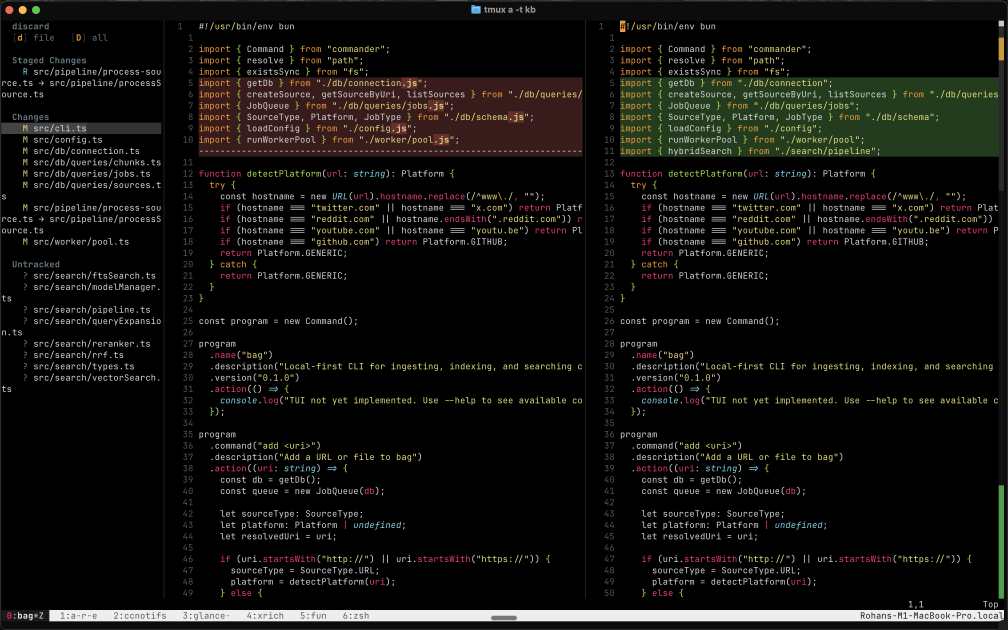
#> input picture assets/readme/source/glance-theme-seti_black.png, 3024 x 1890 px (shown at 1/3 size)
$ python generate_themes.py
#> lines starting #> are read from the running program, lines starting #| are printed output that depends on the picture
from __future__ import annotations

import argparse
from pathlib import Path

from PIL import Image, ImageDraw, ImageFont

SCRIPT_DIR = Path(__file__).resolve().parent
DEFAULT_SETI_INPUT = SCRIPT_DIR / "source" / "glance-theme-seti_black.png"
DEFAULT_LIGHT_INPUT = SCRIPT_DIR / "source" / "glance-theme-one_light.png"
DEFAULT_OUTPUT = SCRIPT_DIR / "dist" / "glance-themes.png"

FONT_CANDIDATES = [
    Path.home() / "Library" / "Fonts" / "JetBrainsMono-SemiBold.ttf",
    Path.home() / "Library" / "Fonts" / "JetBrainsMono-Medium.ttf",
    Path("/Library/Fonts/JetBrainsMono-Regular.ttf"),
    Path("/System/Library/Fonts/Menlo.ttc"),
    Path("/usr/share/fonts/truetype/dejavu/DejaVuSansMono.ttf"),
]

PILL_STYLES = {
    "seti_black": {
        "fill": "#4B3212",
        "stroke": "#9C6C2B",
        "text_color": "#F5E5C8",
    },
    "one_light": {
        "fill": "#D9E1FF",
        "stroke": "#91A5FF",
        "text_color": "#445A9A",
    },
}


def parse_args() -> argparse.Namespace:
    parser = argparse.ArgumentParser(description="Generate the README theme comparison image.")
    parser.add_argument("--seti-input", type=Path, default=DEFAULT_SETI_INPUT)
    parser.add_argument("--light-input", type=Path, default=DEFAULT_LIGHT_INPUT)
    parser.add_argument("--output", type=Path, default=DEFAULT_OUTPUT)
    parser.add_argument("--font-path", type=Path, default=None)
    parser.add_argument("--width", type=int, default=1440)
    parser.add_argument("--feather", type=float, default=2.0)
    parser.add_argument("--label-font-size", type=int, default=28)
    return parser.parse_args()


def parse_hex_color(value: str, alpha: int = 255) -> tuple[int, int, int, int]:
    cleaned = value.strip().lstrip("#")
    if len(cleaned) != 6:
        raise ValueError(f"expected a 6-digit hex color, got {value!r}")
    red, green, blue = (int(cleaned[index:index + 2], 16) for index in range(0, 6, 2))
    return red, green, blue, alpha


def resolve_font(explicit_path: Path | None, size: int) -> ImageFont.FreeTypeFont | ImageFont.ImageFont:
    candidates = [explicit_path] if explicit_path else []
    candidates.extend(FONT_CANDIDATES)

    for candidate in candidates:
        if candidate and candidate.exists():
            return ImageFont.truetype(str(candidate), size=size)

    return ImageFont.load_default()


def ensure_parent(path: Path) -> None:
    path.parent.mkdir(parents=True, exist_ok=True)


def crop_to_shared_frame(left: Image.Image, right: Image.Image) -> tuple[Image.Image, Image.Image]:
    shared_width = min(left.width, right.width)
    shared_height = min(left.height, right.height)

    def crop(image: Image.Image) -> Image.Image:
        offset_x = (image.width - shared_width) // 2
        offset_y = (image.height - shared_height) // 2
        return image.crop((offset_x, offset_y, offset_x + shared_width, offset_y + shared_height))

    return crop(left), crop(right)


def resize_to_width(image: Image.Image, width: int) -> Image.Image:
    if image.width == width:
        return image

    height = round(image.height * (width / image.width))
    return image.resize((width, height), Image.Resampling.LANCZOS)


def diagonal_mask(size: tuple[int, int], feather: float) -> Image.Image:
    width, height = size
    x1 = float(width - 1)
    y2 = float(height - 1)
    denominator = ((y2 * y2) + (x1 * x1)) ** 0.5
    transition = max(feather, 0.001)

    mask = Image.new("L", size, 0)
    pixels = mask.load()

    for y in range(height):
        py = y + 0.5
        for x in range(width):
            px = x + 0.5
            signed_distance = ((x1 * y2) - (y2 * px) - (x1 * py)) / denominator
            t = max(0.0, min(1.0, 0.5 + (signed_distance / transition)))
            t = t * t * (3.0 - (2.0 * t))
            pixels[x, y] = round(t * 255)

    return mask


def measure_text(font: ImageFont.ImageFont, text: str) -> float:
    if hasattr(font, "getlength"):
        return float(font.getlength(text))
    bbox = font.getbbox(text)
    return float(bbox[2] - bbox[0])


def draw_label(
    image: Image.Image,
    *,
    text: str,
    origin: tuple[int, int],
    font: ImageFont.ImageFont,
    fill: str,
    stroke: str,
    text_color: str,
) -> None:
    draw = ImageDraw.Draw(image)
    text_width = measure_text(font, text)
    text_height = font.size if hasattr(font, "size") else 18
    padding_x = 16
    padding_y = 10
    x, y = origin
    box = (
        x,
        y,
        x + int(text_width) + (padding_x * 2),
        y + text_height + (padding_y * 2),
    )
    draw.rounded_rectangle(
        box,
        radius=18,
        fill=parse_hex_color(fill, 235),
        outline=parse_hex_color(stroke),
        width=2,
    )
    draw.text(
        (x + padding_x, y + padding_y - 1),
        text,
        font=font,
        fill=parse_hex_color(text_color),
    )


def main() -> None:
    args = parse_args()

    seti = Image.open(args.seti_input).convert("RGBA")
#> seti is the input picture: PIL image 3024x1890 RGBA; mean R, G, B, A 18.3, 17.4, 14.9, 255
    one_light = Image.open(args.light_input).convert("RGBA")
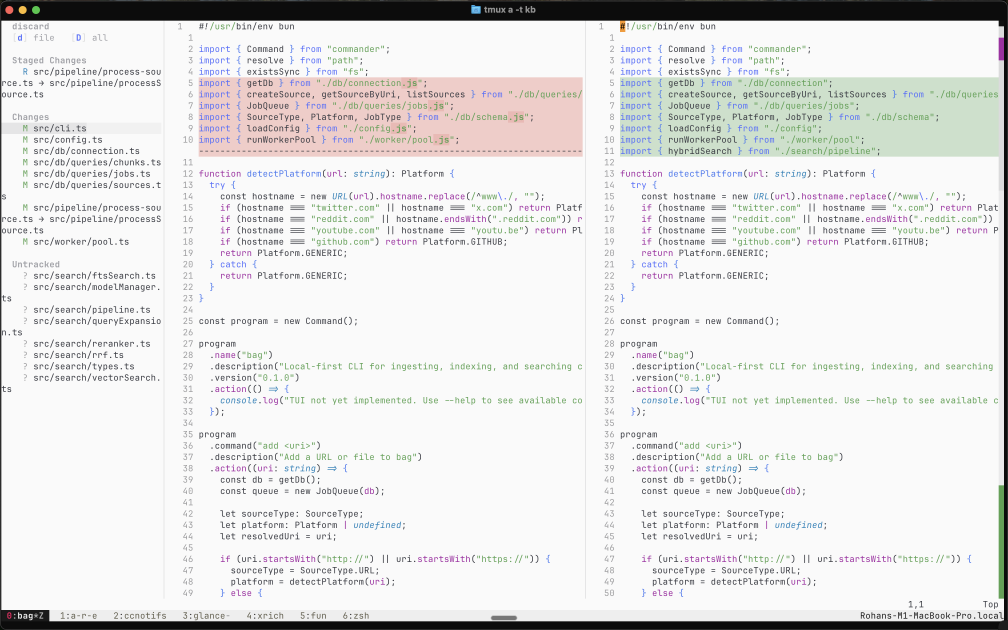
#> input picture assets/readme/source/glance-theme-one_light.png, 3024 x 1890 px (shown at 1/3 size)
#> one_light is the input picture: PIL image 3024x1890 RGBA; mean R, G, B, A 227.6, 227.3, 226.7, 255
    seti, one_light = crop_to_shared_frame(seti, one_light)
    seti = resize_to_width(seti, args.width)
#> in resize_to_width, `return image.resize((width, height), Image.Resampling.LANCZOS)`:
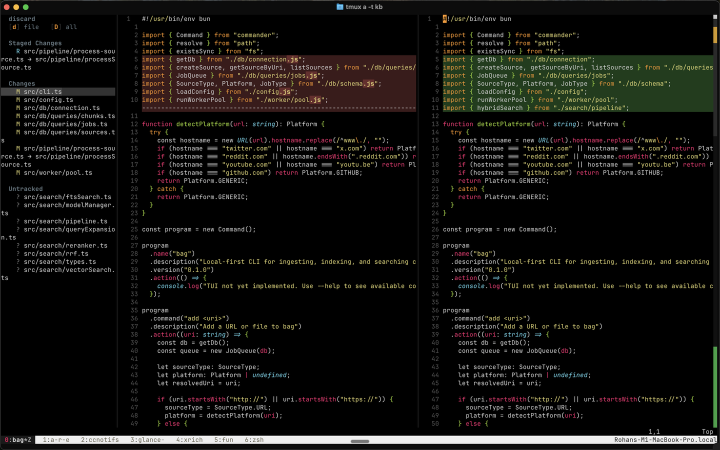
#> returned value: PIL image 1440x900 RGBA (shown at 1/2 size); mean R, G, B, A 18.9, 18, 15.4, 255
    one_light = resize_to_width(one_light, args.width)

    if seti.size != one_light.size:
        raise RuntimeError("source screenshots must match after crop and resize")

    composite = Image.composite(seti, one_light, diagonal_mask(seti.size, feather=args.feather))
#> in diagonal_mask, `mask = Image.new("L", size, 0)`: mask: PIL image 1440x900 L; every value is 0
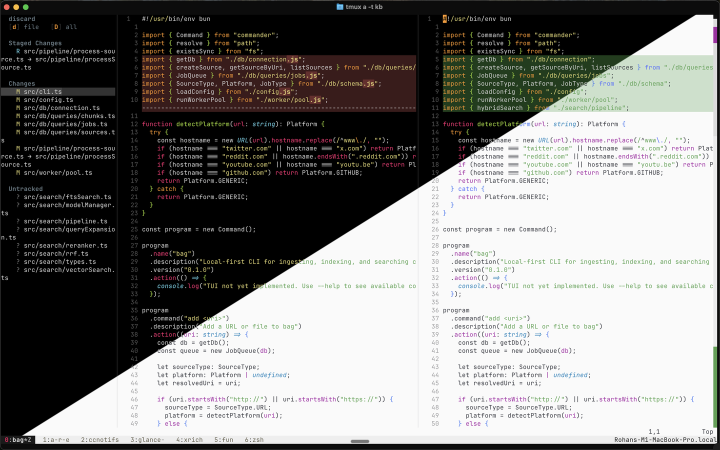
#> composite: PIL image 1440x900 RGBA (shown at 1/2 size); mean R, G, B, A 126.1, 125.5, 123.7, 255

    font = resolve_font(args.font_path, size=args.label_font_size)
    draw_label(
        composite,
        text="seti_black",
        origin=(84, 118),
        font=font,
        **PILL_STYLES["seti_black"],
    )
    draw_label(
        composite,
        text="one_light",
        origin=(composite.width - 240, composite.height - 124),
        font=font,
        **PILL_STYLES["one_light"],
    )

    ensure_parent(args.output)
    composite.save(args.output)

    print(f"seti_input={args.seti_input}")
    print(f"light_input={args.light_input}")
    print(f"output={args.output}")
    print(f"size={composite.width}x{composite.height}")
#| size=1440x900


if __name__ == "__main__":
    main()
